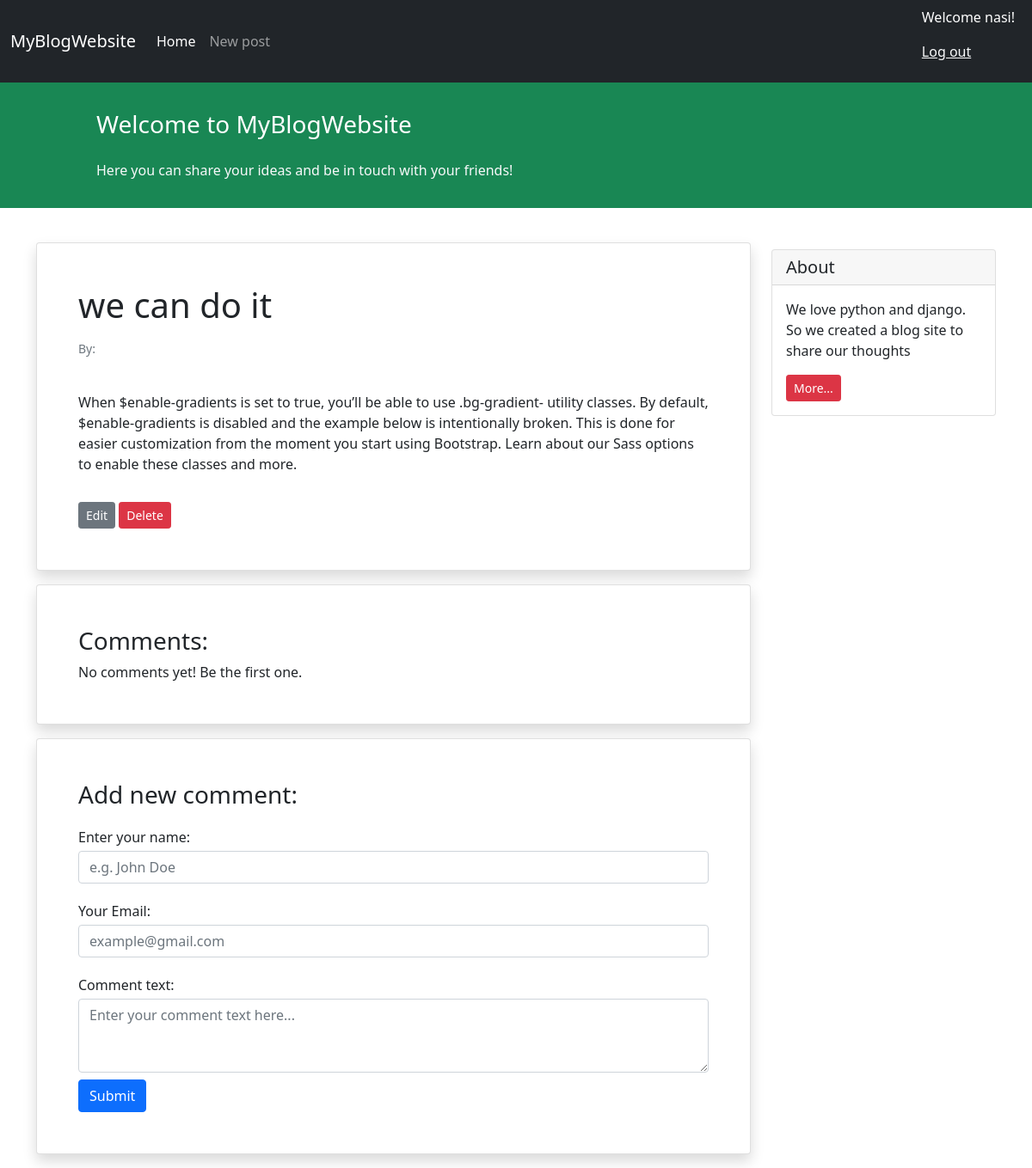
Screenshot of /we-can-do-it/3/ (signed in) with the database file from the repository.
### blog/models.py (models this page shows, shortened)
class Post(models.Model):
    STATUS_CHOICES = (
        ('published', 'Published'),
        ('draft', 'Draft'),
    )
    title = models.CharField(max_length=200)
    text = models.TextField()
    author = models.ForeignKey('auth.User', on_delete=models.CASCADE)
    datetime_created = models.DateTimeField(auto_now_add=True)
    datetime_modified = models.DateTimeField(auto_now=True)
    status = models.CharField(choices=STATUS_CHOICES, max_length=10)
    slug = models.SlugField(max_length=250, blank=False, editable=False)
    def get_absolute_update_url(self):
        kwargs = {
            'slug' : self.slug,
            'pk' : self.id,
        }
        return reverse('post_update', kwargs=kwargs)
    def get_absolute_delete_url(self):
        kwargs = {
            'slug' : self.slug,
            'pk' : self.id,
        }
        return reverse('post_delete', kwargs=kwargs)

### blog/views.py (the view)
# urls.py: path('<slug:slug>/<str:pk>/', views.PostDetailView.as_view(), name='post_detail'),
class PostDetailView(generic.DetailView):
    model = Post
    template_name = 'blog/post_detail.html'
    context_object_name = 'post'
    slug_field = 'slug'

### blog/templates/blog/post_detail.html (shortened to what this page needs)
{% extends '_base.html' %}
{% block content %}
<div class="container mt-4">
  <div class="row">
    <div class="col-9">
      <div class="card shadow my-3 p-5">
        <h1>{{post.title}}</h1>
        <p class="small text-muted mt-2">
          By: {{post.author.first_name}} {{post.author.last_name}}
        </p>
        <p class="mt-2">{{post.text|linebreaks}}</p>
        <div>
          <a
            href="{{ post.get_absolute_update_url }}"
            class="btn btn-sm btn-secondary"
            >Edit</a
          >
          <a
            href="{{ post.get_absolute_delete_url }}"
            class="btn btn-sm btn-danger"
            >Delete</a
          >
        </div>
      </div>
      <div class="card shadow my-3 p-5">
        <h3>Comments:</h3>
        No comments yet! Be the first one.
      </div>
      <div class="card shadow my-3 p-5">
        <h3>Add new comment:</h3>
        <form method="POST">
          <div class="form-group py-2">
            <label class="py-1" for="author_name">Enter your name:</label>
            <input
              type="text"
              class="form-control"
              placeholder="e.g. John Doe"
              name="author_name"
            />
          </div>
          <div class="form-group py-2">
            <label class="py-1" for="email">Your Email:</label>
            <input
              type="email"
              class="form-control"
              placeholder="example@gmail.com"
              name="email"
            />
          </div>
          <div class="form-group py-2">
            <label class="py-1" for="comment_text">Comment text:</label>
            <textarea
              class="form-control"
              name="text"
              rows="3"
              placeholder="Enter your comment text here..."
            ></textarea>
          </div>
          <button type="submit" class="btn btn-primary">Submit</button>
        </form>
      </div>
    </div>
    <div class="col-3">
      <div class="card my-4">
        <h5 class="card-header">About</h5>
        <div class="card-body">
          <p class="card-text">
            We love python and django. So we created a blog site to share our
            thoughts
          </p>
          <a href="#" class="btn btn-sm btn-danger"> More... </a>
        </div>
      </div>
    </div>
  </div>
</div>
{% endblock content %}

### templates/_base.html (shortened to what this page needs)
<!doctype html>
<html lang="en">
<head>
    <link href="https://cdn.jsdelivr.net/npm/bootstrap@5.1.3/dist/css/bootstrap.min.css" rel="stylesheet"
>
</head>
<body>
<nav class="navbar navbar-expand-lg navbar-dark bg-dark">
    <div class="container-fluid">
        <a class="navbar-brand" >MyBlogWebsite</a>
        <div class="collapse navbar-collapse" id="navbarNavAltMarkup">
            <div class="navbar-nav">
                <a class="nav-link active" aria-current="page" href="{% url 'post_list' %}">Home</a>
                <a class="nav-link" href="{% url 'post_create' %}">New post</a>
            </div>
        </div>
        <div class="mx-2 text-white">
            {% if user.is_authenticated %}
               <p>Welcome {{user.username}}!</p>
                <p><a class="text-light" href="{% url 'logout' %}">Log out</a></p>
            {% else %}
                <a class="text-light" href="{% url 'login' %}">Log in</a> | <a class="text-light" href="{% url 'signup' %}">Sign up</a>
            {% endif %}
        </div>
    </div>
</nav>
<div class="container-fluid bg-success">
    <div class="row py-3">
        <div class="col-md-8 col-md-10 mx-auto">
            <h3 class="my-4 mt-3 text-white">Welcome to MyBlogWebsite</h3>
            <p class="text-light"> Here you can share your ideas and be in touch with your friends!</p>
        </div>
    </div>
</div>
        {% block content %}
        {% endblock content %}
</body>
</html>

### rows the page displays
Post: title "we can do it", text "When $enable-gradients is set to true, you’ll be able to use .bg-gradient- utility classes. By default, $enable-gradients is disabled and the example below is intentionally broken. This is done for easier customization from the moment you start using Bootstrap. Learn about our Sass options to enable these classes and more."

### other values shown
{{ user.username }} "nasi"
